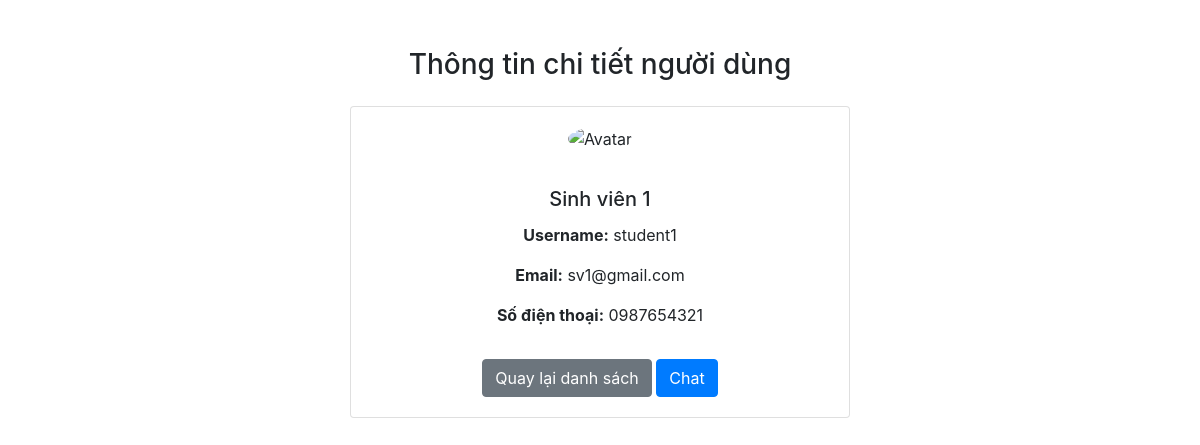
/profile.php?username=student1 (signed in), run on an earlier commit of the app's database.
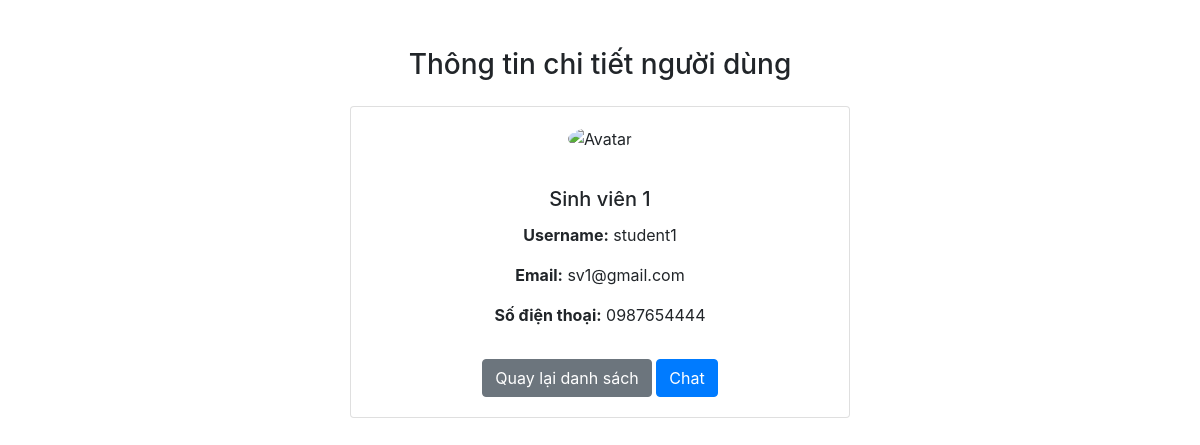
And on a later commit of the database.
### tables this page shows
CREATE TABLE `users` (
  `username` varchar(50) NOT NULL,
  `password` varchar(255) NOT NULL,
  `fullname` varchar(50) NOT NULL,
  `email` varchar(50) NOT NULL,
  `phonenumber` varchar(20) NOT NULL,
  `avatar` varchar(255) DEFAULT NULL,
  `role` enum('teacher','student') NOT NULL
);

### profile.php (the view, shortened to what this page needs)
<?php
include 'config.php';
$username = urldecode($_GET['username']);
$sql = "SELECT username, fullname, email, phonenumber, avatar FROM users WHERE username = '$username'";
$result = $conn->query($sql);
$user = $result->fetch_assoc();
?>
<!DOCTYPE html>
<html lang="vi">
<head>
    <link rel="stylesheet" href="https://stackpath.bootstrapcdn.com/bootstrap/4.3.1/css/bootstrap.min.css">
</head>
<body>
<div class="container mt-5">
    <h3 class="text-center mb-4">Thông tin chi tiết người dùng</h3>
    <div class="card mx-auto" style="max-width: 500px;">
        <div class="card-body text-center">
            <?php if (!empty($user['avatar'])): ?>
                <img src="<?= htmlspecialchars($user['avatar']) ?>" alt="Avatar" class="avatar">
            <?php else: ?>
                <img src="default-avatar.png" alt="Avatar" class="avatar">
            <?php endif; ?>
            <h5 class="card-title mt-3"><?= htmlspecialchars($user['fullname']) ?></h5>
            <p class="card-text"><strong>Username:</strong> <?= htmlspecialchars($user['username']) ?></p>
            <p class="card-text"><strong>Email:</strong> <?= htmlspecialchars($user['email']) ?></p>
            <p class="card-text"><strong>Số điện thoại:</strong> <?= htmlspecialchars($user['phonenumber']) ?></p>
            <a href="list.php" class="btn btn-secondary mt-3">Quay lại danh sách</a>
            <a href="chat.php?username=<?= urlencode($user['username']) ?>" class="btn btn-primary mt-3">Chat</a>
        </div>
    </div>
</div>
</body>
</html>

### profile.php (style rules this page uses)
.avatar { width: 150px; height: 150px; object-fit: cover; border-radius: 50%; margin-bottom: 20px; }

What changed in the data, as far as the page shows it:
changed users "Sinh viên 1": phonenumber "0987654321" → "0987654444"
